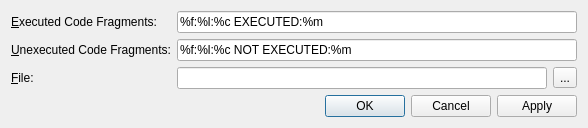
<?xml version="1.0" encoding="UTF-8"?>
<ui version="4.0">
 <class>WExecutionTextDumpUI</class>
 <widget class="QDialog" name="WExecutionTextDumpUI">
  <property name="geometry">
   <rect>
    <x>0</x>
    <y>0</y>
    <width>588</width>
    <height>121</height>
   </rect>
  </property>
  <property name="windowTitle">
   <string>Execution Report in Text Format</string>
  </property>
  <layout class="QGridLayout" name="gridLayout">
   <item row="0" column="0">
    <widget class="QLabel" name="label">
     <property name="text">
      <string>&amp;Executed Code Fragments:</string>
     </property>
     <property name="buddy">
      <cstring>executed_format_p</cstring>
     </property>
    </widget>
   </item>
   <item row="0" column="1">
    <widget class="QLineEdit" name="executed_format_p">
     <property name="toolTip">
      <string>&lt;!DOCTYPE HTML PUBLIC &quot;-//W3C//DTD HTML 4.0//EN&quot; &quot;http://www.w3.org/TR/REC-html40/strict.dtd&quot;&gt;
&lt;html&gt;&lt;head&gt;&lt;meta name=&quot;qrichtext&quot; content=&quot;1&quot; /&gt;&lt;style type=&quot;text/css&quot;&gt;
p, li { white-space: pre-wrap; }
&lt;/style&gt;&lt;/head&gt;&lt;body style=&quot; font-family:'Lucida Grande'; font-size:13pt; font-weight:400; font-style:normal;&quot;&gt;
&lt;p style=&quot; margin-top:0px; margin-bottom:0px; margin-left:0px; margin-right:0px; -qt-block-indent:0; text-indent:0px;&quot;&gt;&lt;span style=&quot; font-style:italic;&quot;&gt;Executed Code Fragment Format:&lt;/span&gt;&lt;/p&gt;
&lt;p style=&quot; margin-top:0px; margin-bottom:0px; margin-left:0px; margin-right:0px; -qt-block-indent:0; text-indent:0px;&quot;&gt;	%f: 	file name&lt;/p&gt;
&lt;p style=&quot; margin-top:0px; margin-bottom:0px; margin-left:0px; margin-right:0px; -qt-block-indent:0; text-indent:0px;&quot;&gt;	%l:	 line number&lt;/p&gt;
&lt;p style=&quot; margin-top:0px; margin-bottom:0px; margin-left:0px; margin-right:0px; -qt-block-indent:0; text-indent:0px;&quot;&gt;	%c: 	column number&lt;/p&gt;
&lt;p style=&quot; margin-top:0px; margin-bottom:0px; margin-left:0px; margin-right:0px; -qt-block-indent:0; text-indent:0px;&quot;&gt;	%m: 	text description&lt;/p&gt;&lt;/body&gt;&lt;/html&gt;</string>
     </property>
     <property name="text">
      <string>%f:%l:%c EXECUTED:%m</string>
     </property>
    </widget>
   </item>
   <item row="1" column="0">
    <widget class="QLabel" name="label_2">
     <property name="text">
      <string>&amp;Unexecuted Code Fragments:</string>
     </property>
     <property name="buddy">
      <cstring>unexecuted_format_p</cstring>
     </property>
    </widget>
   </item>
   <item row="1" column="1">
    <widget class="QLineEdit" name="unexecuted_format_p">
     <property name="sizePolicy">
      <sizepolicy hsizetype="Expanding" vsizetype="Fixed">
       <horstretch>0</horstretch>
       <verstretch>0</verstretch>
      </sizepolicy>
     </property>
     <property name="toolTip">
      <string>&lt;!DOCTYPE HTML PUBLIC &quot;-//W3C//DTD HTML 4.0//EN&quot; &quot;http://www.w3.org/TR/REC-html40/strict.dtd&quot;&gt;
&lt;html&gt;&lt;head&gt;&lt;meta name=&quot;qrichtext&quot; content=&quot;1&quot; /&gt;&lt;style type=&quot;text/css&quot;&gt;
p, li { white-space: pre-wrap; }
&lt;/style&gt;&lt;/head&gt;&lt;body style=&quot; font-family:'Lucida Grande'; font-size:13pt; font-weight:400; font-style:normal;&quot;&gt;
&lt;p style=&quot; margin-top:0px; margin-bottom:0px; margin-left:0px; margin-right:0px; -qt-block-indent:0; text-indent:0px;&quot;&gt;&lt;span style=&quot; font-style:italic;&quot;&gt;Unexecuted Code Fragment Format:&lt;/span&gt;&lt;/p&gt;
&lt;p style=&quot; margin-top:0px; margin-bottom:0px; margin-left:0px; margin-right:0px; -qt-block-indent:0; text-indent:0px;&quot;&gt;	%f: 	file name&lt;/p&gt;
&lt;p style=&quot; margin-top:0px; margin-bottom:0px; margin-left:0px; margin-right:0px; -qt-block-indent:0; text-indent:0px;&quot;&gt;	%l:	 line number&lt;/p&gt;
&lt;p style=&quot; margin-top:0px; margin-bottom:0px; margin-left:0px; margin-right:0px; -qt-block-indent:0; text-indent:0px;&quot;&gt;	%c: 	column number&lt;/p&gt;
&lt;p style=&quot; margin-top:0px; margin-bottom:0px; margin-left:0px; margin-right:0px; -qt-block-indent:0; text-indent:0px;&quot;&gt;	%m: 	text description&lt;/p&gt;&lt;/body&gt;&lt;/html&gt;</string>
     </property>
     <property name="text">
      <string>%f:%l:%c NOT EXECUTED:%m</string>
     </property>
    </widget>
   </item>
   <item row="2" column="0">
    <widget class="QLabel" name="label_4">
     <property name="text">
      <string>&amp;File:</string>
     </property>
     <property name="buddy">
      <cstring>file_p</cstring>
     </property>
    </widget>
   </item>
   <item row="2" column="1">
    <layout class="QHBoxLayout" name="horizontalLayout_3">
     <item>
      <widget class="QLineEdit" name="file_p"/>
     </item>
     <item>
      <widget class="QToolButton" name="file_browse_p">
       <property name="text">
        <string>...</string>
       </property>
      </widget>
     </item>
    </layout>
   </item>
   <item row="4" column="0" colspan="2">
    <widget class="QDialogButtonBox" name="buttons_p">
     <property name="standardButtons">
      <set>QDialogButtonBox::Apply|QDialogButtonBox::Cancel|QDialogButtonBox::Ok</set>
     </property>
    </widget>
   </item>
  </layout>
 </widget>
 <layoutdefault spacing="6" margin="11"/>
 <pixmapfunction>QPixmap</pixmapfunction>
 <tabstops>
  <tabstop>executed_format_p</tabstop>
  <tabstop>unexecuted_format_p</tabstop>
  <tabstop>file_p</tabstop>
  <tabstop>file_browse_p</tabstop>
  <tabstop>buttons_p</tabstop>
 </tabstops>
 <includes>
  <include location="local">coveragebrowserpdef.h</include>
 </includes>
 <resources/>
 <connections/>
</ui>
